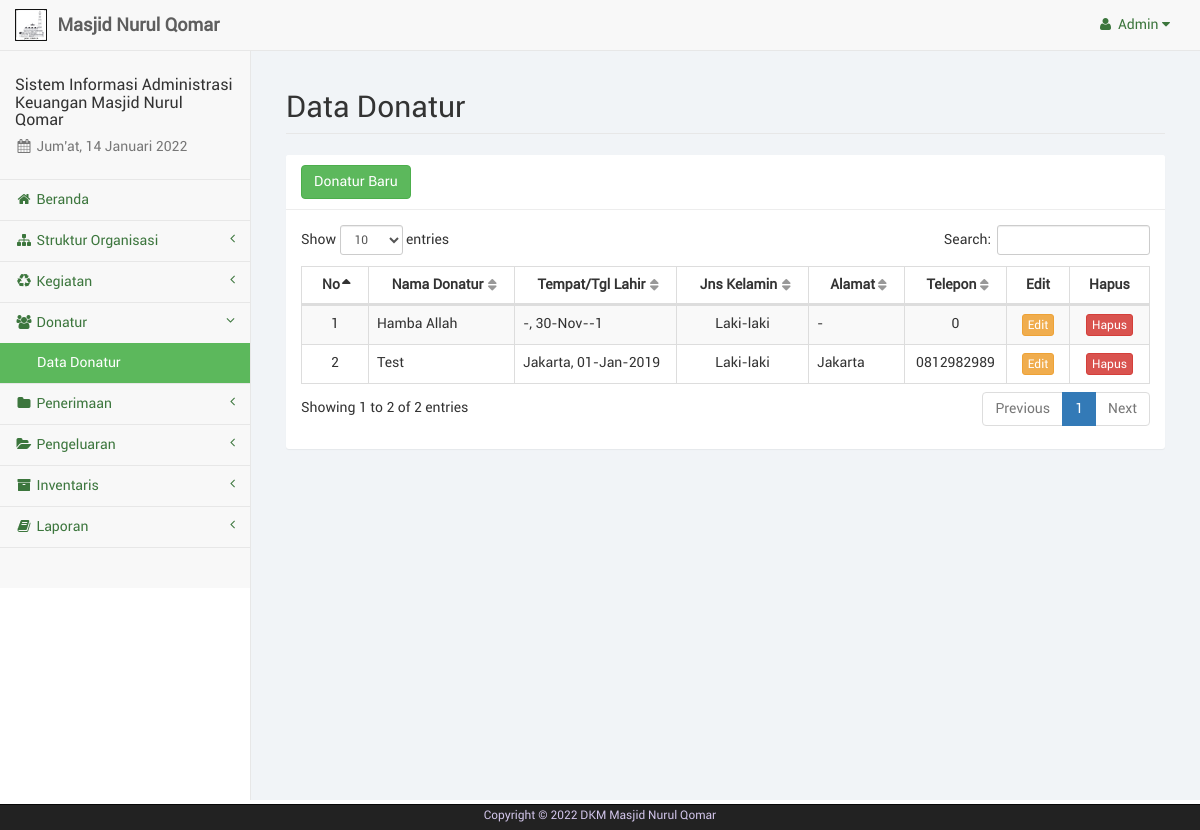
/admin/donatur.php (signed in), run on the app's committed database.
### tables this page shows
CREATE TABLE IF NOT EXISTS `pengguna` (
  `id_pengguna` int(4) NOT NULL,
  `username` varchar(15) NOT NULL,
  `password` varchar(25) NOT NULL
);

CREATE TABLE IF NOT EXISTS `donatur` (
  `id_donatur` int(8) NOT NULL,
  `nama_donatur` varchar(35) NOT NULL,
  `tpt_lahir` varchar(20) NOT NULL,
  `tgl_lahir` date NOT NULL,
  `j_kelamin` enum('Laki-laki','Perempuan') NOT NULL,
  `alamat` varchar(75) NOT NULL,
  `telepon` varchar(13) NOT NULL
);

### admin/sess_check.php (called while the page is built, shortened)
<?php
	$chk_sess = $_SESSION['user_keuangandkm'];
	include("dist/config/koneksi.php");
	$sql_sess = "SELECT * FROM pengguna WHERE id_pengguna='". $chk_sess ."'";
	$ress_sess = mysqli_query($conn, $sql_sess);
	$row_sess = mysqli_fetch_array($ress_sess);
	$sess_username = $row_sess['username'];
?>

### admin/dist/function/format_tanggal.php (called while the page is built, shortened)
<?php
	function format_tanggal_lahir($tpt, $tgl) {
		$blns = array("", "Jan", "Feb", "Mar", "Apr", "Mei", "Jun", "Jul", "Ags", "Sep", "Okt", "Nov", "Des");
		$tgls = getdate(strtotime($tgl));
		$hr = (strlen($tgls['mday']) == 1 ? "0". $tgls['mday'] : $tgls['mday']);
		$tanggal = $tpt .", ". $hr ."-". $blns[$tgls['mon']] ."-". $tgls['year'];
		return $tanggal;
	}
?>

### admin/donatur.php (the view, shortened to what this page needs)
<?php
	include("sess_check.php");
	$pagedesc = "Donatur";
	include("layout_top.php");
	include("dist/function/format_tanggal.php");
?>
		<div id="page-wrapper">
            <div class="container-fluid">
                <div class="row">
                    <div class="col-lg-12">
                        <h1 class="page-header">Data Donatur</h1>
                    </div>
                </div>
				<div class="row">
					<div class="col-lg-12"><?php include("layout_alert.php"); ?></div>
				</div>
				<div class="row">
					<div class="col-lg-12">
						<div class="panel panel-default">
							<div class="panel-heading">
								<a href="donatur_tambah.php" class="btn btn-success">Donatur Baru</a>
							</div>
							<div class="panel-body">
								<table class="table table-striped table-bordered table-hover" id="tabel-data">
									<thead>
										<tr>
											<th>No</th>
											<th>Nama Donatur</th>
											<th>Tempat/Tgl Lahir</th>
											<th>Jns Kelamin</th>
											<th>Alamat</th>
											<th>Telepon</th>
											<th width="5%">Edit</th>
											<th width="5%">Hapus</th>
										</tr>
									</thead>
									<tbody>
										<?php
											$i = 1;
											$sql = "SELECT * FROM donatur WHERE id_donatur!='9999' ORDER BY nama_donatur ASC";
											$ress = mysqli_query($conn, $sql);
											while($data = mysqli_fetch_array($ress)) {
												echo '<tr>';
												echo '<td class="text-center">'. $i .'</td>';
												echo '<td class="text-nowrap">'. $data['nama_donatur'] .'</td>';
												echo '<td>'. format_tanggal_lahir($data['tpt_lahir'], $data['tgl_lahir']) .'</td>';
												echo '<td class="text-center">'. $data['j_kelamin'] .'</td>';
												echo '<td>'. $data['alamat'] .'</td>';
												echo '<td class="text-center">'. $data['telepon'] .'</td>';
												echo '<td class="text-center"><a href="donatur_edit.php?don='. $data['id_donatur'] .'" class="btn btn-warning btn-xs">Edit</a></td>';
												echo '<td class="text-center"><a href="donatur_hapus.php?don='. $data['id_donatur'] .'" class="btn btn-danger btn-xs">Hapus</a></td>';
												echo '</tr>';
												$i++;
											}
										?>
									</tbody>
								</table>
							</div>
						</div>
					</div>
				</div>
            </div>
        </div>
<?php
	include("layout_bottom.php");
?>

### admin/layout_top.php (shortened to what this page needs)
<?php
	$haries = array("Sunday" => "Minggu", "Monday" => "Senin", "Tuesday" => "Selasa", "Wednesday" => "Rabu", "Thursday" => "Kamis", "Friday" => "Jum'at", "Saturday" => "Sabtu");
	$bulans = array("", "Januari", "Februari", "Maret", "April", "Mei", "Juni", "Juli", "Agustus", "September", "Oktober", "November", "Desember");
	$hari_ini = $haries[date("l")];
	$bulan_ini = $bulans[date("n")];
	$tanggal = date("d");
	$tahun = date("Y");
?>
<!DOCTYPE html>
<html lang="en">
<head>
	<link href="libs/bootstrap/dist/css/bootstrap.min.css" rel="stylesheet">
	<link href="libs/metisMenu/dist/metisMenu.min.css" rel="stylesheet">
    <link href="libs/datatables-plugins/integration/bootstrap/3/dataTables.bootstrap.css" rel="stylesheet">
    <link href="libs/datatables-responsive/css/dataTables.responsive.css" rel="stylesheet">
	<link href="dist/css/sb-admin-2.css" rel="stylesheet">
	<link href="dist/css/offline-font.css" rel="stylesheet">
	<link href="dist/css/custom.css" rel="stylesheet">
	<link href="libs/font-awesome/css/font-awesome.min.css" rel="stylesheet" type="text/css">
</head>
<body>
    <div id="wrapper">
        <nav class="navbar navbar-default navbar-static-top" role="navigation" style="margin-bottom: 0">
            <div class="navbar-header">
				<a class="navbar-brand hidden-xs" href="index.php">
					<img src="libs/images/brand-dkm.png" alt="brand" width="32" class="float-left image-brand">
					<div class="float-right">&nbsp;<strong>Masjid Nurul Qomar</strong></div>
				</a>
			</div>
            <ul class="nav navbar-top-links navbar-right">
				<li class="dropdown dropdown-right">
					<a class="dropdown-toggle" data-toggle="dropdown" href="#">
						<i class="fa fa-user fa-fw"></i>&nbsp;<?php echo ucfirst($sess_username); ?>&nbsp;<i class="fa fa-caret-down"></i>
					</a>
				</li>
			</ul>
            <div class="navbar-default sidebar" role="navigation">
                <div class="sidebar-nav navbar-collapse">
                    <ul class="nav" id="side-menu">
                        <li class="sidebar-search">
							<h4>Sistem Informasi Administrasi Keuangan Masjid Nurul Qomar</h4>
							<h5 class="text-muted"><i class="fa fa-calendar fa-fw"></i>&nbsp;<?php echo $hari_ini.", ".$tanggal." ".$bulan_ini." ".$tahun ?></h5>
						</li>
						<?php
							if($pagedesc == "Serambi") {
								echo '<li><a href="index.php" class="active"><i class="fa fa-home fa-fw"></i>&nbsp;Beranda</a></li>';
							}
							else {
								echo '<li><a href="index.php"><i class="fa fa-home fa-fw"></i>&nbsp;Beranda</a></li>';
							}
							if(isset($menuparent) && $menuparent == "konten_organisasi") {
								echo '<li class="active">';
							}
							else {
								echo '<li>';
							}
						?>
							<a href="#"><i class="fa fa-sitemap fa-fw"></i>&nbsp;Struktur Organisasi<span class="fa arrow"></span></a>
						</li>
						<?php
							if(isset($menuparent) && $menuparent == "kegiatan") {
								echo '<li class="active">';
							}
							else {
								echo '<li>';
							}
						?>
							<a href="#"><i class="fa fa-recycle fa-fw"></i>&nbsp;Kegiatan<span class="fa arrow"></span></a>
						</li>
						<?php
							if(isset($menuparent) && $menuparent == "donatur") {
								echo '<li class="active">';
							}
							else {
								echo '<li>';
							}
						?>
							<a href="#"><i class="fa fa-users fa-fw"></i>&nbsp;Donatur<span class="fa arrow"></span></a>
							<ul class="nav nav-second-level">
								<?php
									if($pagedesc == "Donatur") {
										echo '<li><a href="donatur.php" class="active">Data Donatur</a></li>';
									}
									else {
										echo '<li><a href="donatur.php">Data Donatur</a></li>';
									}
								?>
							</ul>
						</li>
						<?php
							if(isset($menuparent) && $menuparent == "penerimaan") {
								echo '<li class="active">';
							}
							else {
								echo '<li>';
							}
						?>
							<a href="#"><i class="fa fa-folder fa-fw"></i>&nbsp;Penerimaan<span class="fa arrow"></span></a>
						</li>
						<?php
							if(isset($menuparent) && $menuparent == "pengeluaran") {
								echo '<li class="active">';
							}
							else {
								echo '<li>';
							}
						?>
							<a href="#"><i class="fa fa-folder-open fa-fw"></i>&nbsp;Pengeluaran<span class="fa arrow"></span></a>
						</li>
						<?php
							if(isset($menuparent) && $menuparent == "inventaris") {
								echo '<li class="active">';
							}
							else {
								echo '<li>';
							}
						?>
							<a href="#"><i class="fa fa-archive fa-fw"></i>&nbsp;Inventaris<span class="fa arrow"></span></a>
						</li>
						<li>
							<a href="#"><i class="fa fa-book fa-fw"></i>&nbsp;Laporan<span class="fa arrow"></span></a>
						</li>
                    </ul>
                </div>
            </div>
        </nav>

### data on the page
pengguna: username "Admin"
donatur: nama_donatur "Hamba Allah", format_tanggal_lahir($data['tpt_lahir'], $data['tgl_lahir']) "-, 30-Nov--1", j_kelamin "Laki-laki", alamat "-", telepon "0"
donatur: nama_donatur "Test", format_tanggal_lahir($data['tpt_lahir'], $data['tgl_lahir']) "Jakarta, 01-Jan-2019", j_kelamin "Laki-laki", alamat "Jakarta", telepon "0812982989"
